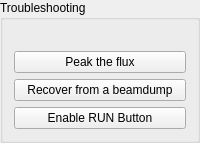
             <widget class="QGroupBox" name="groupBox_12">
              <property name="sizePolicy">
               <sizepolicy hsizetype="Preferred" vsizetype="Fixed">
                <horstretch>0</horstretch>
                <verstretch>0</verstretch>
               </sizepolicy>
              </property>
              <property name="title">
               <string>Troubleshooting</string>
              </property>
              <layout class="QGridLayout" name="gridLayout_70">
               <item row="0" column="0">
                <layout class="QVBoxLayout" name="verticalLayout_25">
                 <item>
                  <widget class="QLabel" name="label_58">
                   <property name="text">
                    <string/>
                   </property>
                  </widget>
                 </item>
                 <item>
                  <widget class="QPushButton" name="pb_peakBeamXY">
                   <property name="sizePolicy">
                    <sizepolicy hsizetype="Preferred" vsizetype="Preferred">
                     <horstretch>0</horstretch>
                     <verstretch>0</verstretch>
                    </sizepolicy>
                   </property>
                   <property name="text">
                    <string>    Peak the flux    </string>
                   </property>
                  </widget>
                 </item>
                 <item>
                  <widget class="QPushButton" name="pb_recover_from_beamdump">
                   <property name="sizePolicy">
                    <sizepolicy hsizetype="Preferred" vsizetype="Preferred">
                     <horstretch>0</horstretch>
                     <verstretch>0</verstretch>
                    </sizepolicy>
                   </property>
                   <property name="text">
                    <string>Recover from a beamdump</string>
                   </property>
                  </widget>
                 </item>
                </layout>
               </item>
               <item row="1" column="0">
                <widget class="QPushButton" name="pb_enable_run">
                 <property name="text">
                  <string>Enable RUN Button</string>
                 </property>
                </widget>
               </item>
              </layout>
             </widget>
